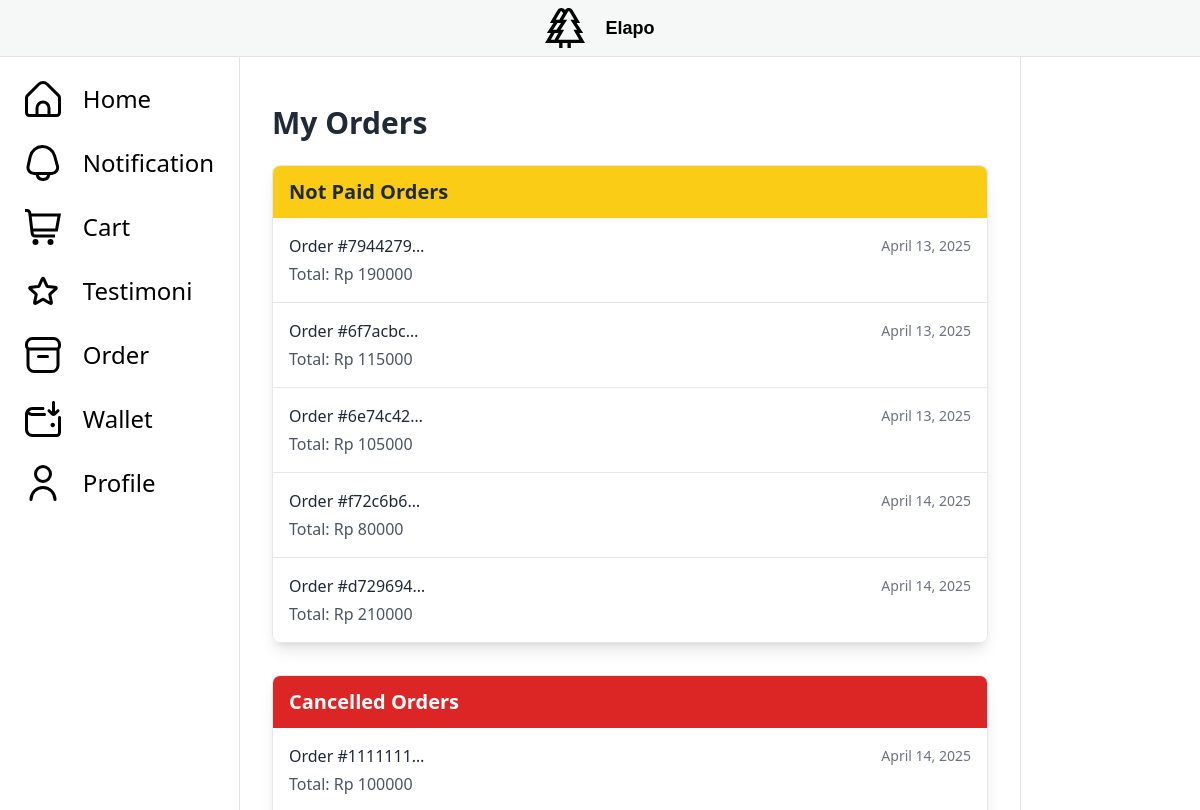
Before: /order/order-customer (signed in, upper part) with the older database file.
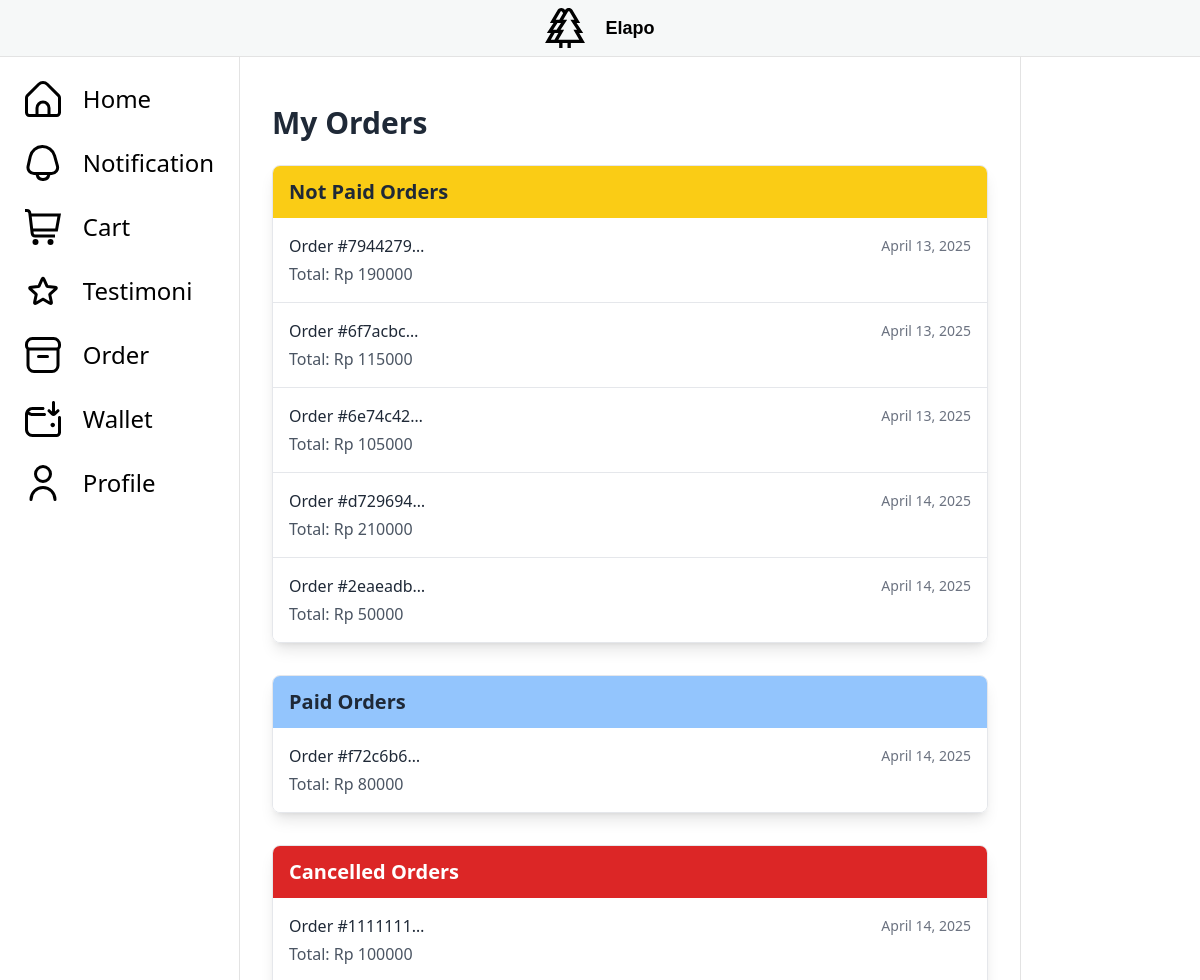
After: the same page with the newer database file.
### order/models.py (models this page shows, shortened)
class Order(models.Model):
    class Meta:
        permissions = [
            ("set_to_paid", "can set to paid"),
            ("set_to_prepared", "can set to prepared"),
            ("set_to_ready", "can set to ready"),
            ("set_to_delivered", "can set to delivered"),
            ("set_to_completed", "can set to completed"),
            ("set_to_cancelled", "can set to cancelled"),
            ("set_to_reviewed", "can set to reviewed")
        ]
    id = models.UUIDField(primary_key=True, default=uuid.uuid4)
    cart = models.OneToOneField(Cart, on_delete=models.CASCADE)
    total = models.DecimalField(max_digits=12, decimal_places=0, default=0)
    created_at = models.DateField(auto_now=True)
    status = models.ForeignKey(OrderStatus, on_delete=models.CASCADE)

### order/views.py (the view)
# urls.py: path('order-customer', show_order_customer, name="show_order"),
@login_required
def show_order_customer(request):
    if get_user_role(request.user) != 'Customer':
        return JsonResponse({'message' : 'only customer could access this resource!'}, status=400)
    orders = Order.objects.filter(cart__customer=request.user.customer).select_related('status')
    not_paid_orders = orders.filter(status__status='not paid')
    paid_orders = orders.filter(status__status='paid')
    prepared_orders = orders.filter(status__status='prepared')
    ready_orders = orders.filter(status__status='ready')
    delivered_orders = orders.filter(status__status='delivered')
    completed_orders = orders.filter(status__status='completed')
    reviewed_orders = orders.filter(status__status='reviewed')
    cancelled_orders = orders.filter(status__status='cancelled')
    context = {
        'not_paid_orders': not_paid_orders,
        'paid_orders': paid_orders,
        'prepared_orders': prepared_orders,
        'ready_orders': ready_orders,
        'delivered_orders': delivered_orders,
        'completed_orders': completed_orders,
        'reviewed_orders': reviewed_orders,
        'cancelled_orders': cancelled_orders,
        'is_customer': True
    }
    return render(request, 'show_order.html', context)

### core/views.py (called while the page is built)
def get_user_role(user):
    user_group = user.groups.values_list('name', flat='True')
    if len(user_group) == 1:
        if user_group[0] == 'Admin':
            return 'Admin'
        elif user_group[0] == 'Customer':
            return 'Customer'
        else:
            return 'Worker'
    else:
        return 'hey you mfs'

### order/templates/show_order.html (shortened to what this page needs)
{% extends "main.html" %}
{% block content %}
{% if is_customer %}
{% include 'show_order_customer.html' %}
{% elif is_worker %}
{% include 'show_order_worker.html' %}
{% elif is_admin %}
{% include 'show_order_admin.html' %}
{% endif %}
{% endblock content%}

### order/templates/show_order_customer.html (shortened to what this page needs)
<div class="container mx-auto px-4 py-8">
    <h1 class="text-3xl font-bold mb-6 text-gray-800">My Orders</h1>
    {% if not_paid_orders or paid_orders or prepared_orders or ready_orders or delivered_orders or completed_orders or reviewed_orders or cancelled_orders %}
        {% if not_paid_orders %}
        <div class="mb-8 rounded-lg overflow-hidden shadow-lg border border-gray-200">
            <div class="bg-yellow-400 px-4 py-3">
                <h3 class="text-xl font-semibold text-gray-800">Not Paid Orders</h3>
            </div>
            <div class="bg-white">
                <div class="divide-y divide-gray-200">
                    {% for order in not_paid_orders %}
                    <a href="{% url 'order:order_detail' order.id %}" class="block hover:bg-gray-50 transition duration-150">
                        <div class="px-4 py-4">
                            <div class="flex justify-between items-center">
                                <h5 class="font-medium text-gray-800">Order #{{ order.id|truncatechars:8 }}</h5>
                                <span class="text-sm text-gray-500">{{ order.created_at }}</span>
                            </div>
                            <p class="mt-1 text-gray-600">Total: Rp {{ order.total }}</p>
                        </div>
                    </a>
                    {% endfor %}
                </div>
            </div>
        </div>
        {% endif %}
        {% if paid_orders %}
        <div class="mb-8 rounded-lg overflow-hidden shadow-lg border border-gray-200">
            <div class="bg-blue-300 px-4 py-3">
                <h3 class="text-xl font-semibold text-gray-800">Paid Orders</h3>
            </div>
            <div class="bg-white">
                <div class="divide-y divide-gray-200">
                    {% for order in paid_orders %}
                    <a href="{% url 'order:order_detail' order.id %}" class="block hover:bg-gray-50 transition duration-150">
                        <div class="px-4 py-4">
                            <div class="flex justify-between items-center">
                                <h5 class="font-medium text-gray-800">Order #{{ order.id|truncatechars:8 }}</h5>
                                <span class="text-sm text-gray-500">{{ order.created_at }}</span>
                            </div>
                            <p class="mt-1 text-gray-600">Total: Rp {{ order.total }}</p>
                        </div>
                    </a>
                    {% endfor %}
                </div>
            </div>
        </div>
        {% endif %}
        {% if cancelled_orders %}
        <div class="mb-8 rounded-lg overflow-hidden shadow-lg border border-gray-200">
            <div class="bg-red-600 px-4 py-3">
                <h3 class="text-xl font-semibold text-white">Cancelled Orders</h3>
            </div>
            <div class="bg-white">
                <div class="divide-y divide-gray-200">
                    {% for order in cancelled_orders %}
                    <a href="{% url 'order:order_detail' order.id %}" class="block hover:bg-gray-50 transition duration-150">
                        <div class="px-4 py-4">
                            <div class="flex justify-between items-center">
                                <h5 class="font-medium text-gray-800">Order #{{ order.id|truncatechars:8 }}</h5>
                                <span class="text-sm text-gray-500">{{ order.created_at }}</span>
                            </div>
                            <p class="mt-1 text-gray-600">Total: Rp {{ order.total }}</p>
                        </div>
                    </a>
                    {% endfor %}
                </div>
            </div>
        </div>
        {% endif %}
    {% else %}
    <div class="bg-blue-100 border-l-4 border-blue-500 text-blue-700 p-4 mb-6 rounded">
        <p>You don't have any orders yet. <a href="{% url 'main:home' %}" class="underline font-medium">Continue shopping</a></p>
    </div>
    {% endif %}
</div>

Changed rows visible on the page:
added Order: id "2eaeadb…", created_at "April 14, 2025", total "50000", shown under "Not Paid Orders"
changed Order (number 6 of 7 on the later page): moves from the list under "Not Paid Orders" to the list under "Paid Orders"
Other visible differences:
text now shown: "Paid Orders"
